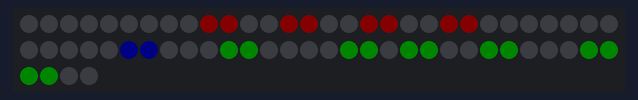
Bench run of a sketch on a simulated Arduino Uno, built with avr-gcc and run on an emulated ATmega328P. Parts: 64 RGB LEDs in strip order, left to right, continuing on the next row. Dim RGB values are drawn brighter than linear.

Above: at 0.1 s.

The sketch:

smiley.ino
```cpp
#include "FastLED.h"
#define SUM_LEDS 64
#define DATA_PIN 6
#define DELAY_STD 30
#define BRIGHTNESS_STD 8

CRGBArray<SUM_LEDS> leds;

void setup() {
  FastLED.addLeds<NEOPIXEL, DATA_PIN>(leds, SUM_LEDS);
}

void loop() {
  // ### EYES ###
  leds[9].r = BRIGHTNESS_STD;
  leds[10].r = BRIGHTNESS_STD;
  leds[13].r = BRIGHTNESS_STD;
  leds[14].r = BRIGHTNESS_STD;
  leds[17].r = BRIGHTNESS_STD;
  leds[18].r = BRIGHTNESS_STD;
  leds[21].r = BRIGHTNESS_STD;
  leds[22].r = BRIGHTNESS_STD;
  // ### NOSE ###
  leds[35].b = BRIGHTNESS_STD;
  leds[36].b = BRIGHTNESS_STD;
  // ### MOUTH ###
  leds[40].g = BRIGHTNESS_STD;
  leds[41].g = BRIGHTNESS_STD;
  leds[46].g = BRIGHTNESS_STD;
  leds[47].g = BRIGHTNESS_STD;
  leds[49].g = BRIGHTNESS_STD;
  leds[50].g = BRIGHTNESS_STD;
  leds[53].g = BRIGHTNESS_STD;
  leds[54].g = BRIGHTNESS_STD;
  leds[58].g = BRIGHTNESS_STD;
  leds[59].g = BRIGHTNESS_STD;
  leds[60].g = BRIGHTNESS_STD;
  leds[61].g = BRIGHTNESS_STD;
  FastLED.show();
}
```
